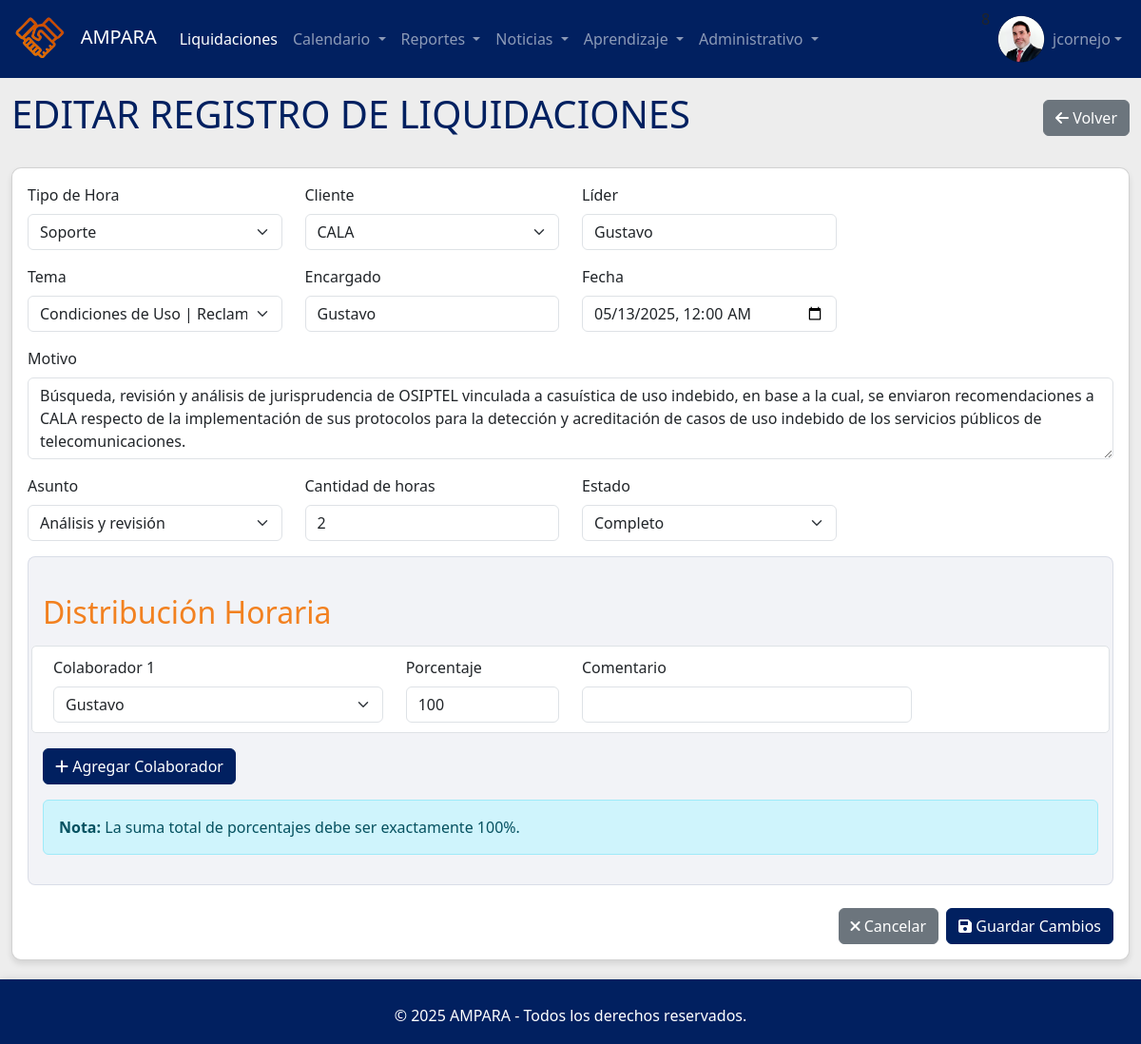
/editar_liquidacion.php?id=5 (signed in), run on the app's committed database.
### tables this page shows
CREATE TABLE `empleado` (
  `idempleado` int(11) NOT NULL,
  `nombres` varchar(100) NOT NULL,
  `paterno` varchar(50) NOT NULL,
  `materno` varchar(50) NOT NULL,
  `nombrecorto` varchar(50) DEFAULT NULL,
  `dni` varchar(10) NOT NULL,
  `nacimiento` date NOT NULL,
  `lugarnacimiento` varchar(100) NOT NULL,
  `domicilio` varchar(150) NOT NULL,
  `estadocivil` varchar(50) NOT NULL,
  `correopersonal` varchar(100) NOT NULL,
  `correocorporativo` varchar(100) NOT NULL,
  `telcelular` varchar(15) NOT NULL,
  `telfijo` varchar(10) NOT NULL,
  `horasmeta` int(11) NOT NULL DEFAULT 30,
  `area` varchar(50) NOT NULL,
  `cargo` varchar(50) NOT NULL,
  `derechohabiente` varchar(50) NOT NULL,
  `cantidadhijos` int(11) NOT NULL,
  `contactoemergencia` varchar(100) NOT NULL,
  `nivelestudios` varchar(50) NOT NULL,
  `regimenpension` varchar(50) NOT NULL,
  `fondopension` varchar(50) NOT NULL,
  `cussp` varchar(50) NOT NULL,
  `modalidad` varchar(50) NOT NULL,
  `rutafoto` varchar(250) NOT NULL,
  `activo` int(11) NOT NULL,
  `editor` int(11) NOT NULL DEFAULT 0,
  `registrado` timestamp NOT NULL DEFAULT current_timestamp(),
  `modificado` timestamp NOT NULL DEFAULT current_timestamp()
);

CREATE TABLE `liquidacion` (
  `idliquidacion` int(11) NOT NULL,
  `fecha` date NOT NULL,
  `asunto` varchar(1500) NOT NULL,
  `tema` int(11) NOT NULL,
  `motivo` mediumtext NOT NULL,
  `tipohora` varchar(45) NOT NULL,
  `acargode` int(11) NOT NULL,
  `lider` int(11) NOT NULL,
  `cantidahoras` int(11) NOT NULL,
  `estado` varchar(50) NOT NULL,
  `idcontratocli` int(11) NOT NULL,
  `idpresupuesto` int(11) NOT NULL,
  `activo` int(11) NOT NULL,
  `editor` int(11) NOT NULL DEFAULT 1,
  `registrado` timestamp NOT NULL DEFAULT current_timestamp(),
  `modificado` timestamp NOT NULL DEFAULT current_timestamp()
);

CREATE TABLE `tema` (
  `idtema` int(11) NOT NULL,
  `descripcion` varchar(500) NOT NULL,
  `idencargado` int(11) DEFAULT NULL,
  `comentario` varchar(500) NOT NULL,
  `activo` int(11) NOT NULL DEFAULT 1,
  `editor` int(11) NOT NULL DEFAULT 1,
  `registrado` int(11) NOT NULL DEFAULT current_timestamp(),
  `modificado` int(11) NOT NULL DEFAULT current_timestamp()
);

### editar_liquidacion.php (the view, shortened to what the rows shown need)
<?php
require_once 'includes/header.php';
require_once 'funciones.php';
$idLiquidacion = $_GET['id'];
$liquidacion = obtenerLiquidacion($idLiquidacion);
$tiposHora = obtenerTiposHora();
$temas = obtenerTemas();
?>
<div class="container-fluid mt-4">
    <div class="d-flex justify-content-between align-items-center mb-4">
        <h1 class="text-primary">EDITAR REGISTRO DE LIQUIDACIONES</h1>
    </div>
    <div class="card">
        <div class="card-body">
            <form id="formLiquidacion" method="POST" action="actualizar_liquidacion.php">
                <div class="row mb-3">
                    <div class="col-md-3">
                        <label for="tipohora" class="form-label">Tipo de Hora</label>
                        <select id="tipohora" name="tipohora" class="form-select" required>
                            <?php foreach ($tiposHora as $tipo): ?>
                                <option value="<?= htmlspecialchars($tipo['tipohora']) ?>"
                                    <?= ($tipo['tipohora'] == $liquidacion['tipohora']) ? 'selected' : '' ?>>
                                    <?= htmlspecialchars($tipo['tipohora']) ?>
                                </option>
                            <?php endforeach; ?>
                        </select>
                    </div>
                    <div class="col-md-3">
                        <label for="cliente" class="form-label">Cliente</label>
                        <select id="cliente" name="cliente" class="form-select" required>
                            <?php
                            $clientesTipoHora = obtenerClientesPorTipoHora($liquidacion['tipohora']);
                            foreach ($clientesTipoHora as $cliente):
                                $parts = explode(' – ', $cliente['CLIENTE']);
                                $nombreCliente = $parts[1] ?? '';
                            ?>
                                <option value="<?= $cliente['idcontratocli'] ?>"
                                    <?= ($cliente['idcontratocli'] == $liquidacion['idcontratocli']) ? 'selected' : '' ?>>
                                    <?= htmlspecialchars($nombreCliente) ?>
                                </option>
                            <?php endforeach; ?>
                        </select>
                    </div>
                    <div class="col-md-3">
                        <label for="lider" class="form-label">Líder</label>
                        <input type="text" id="lider" class="form-control" readonly
                               value="<?= htmlspecialchars(obtenerLiderPorContrato($liquidacion['idcontratocli'])['nombrecorto'] ?? '') ?>">
                    </div>
                </div>
                <div class="row mb-3">
                    <div class="col-md-3">
                        <label for="tema" class="form-label">Tema</label>
                        <select id="tema" name="tema" class="form-select" required>
                            <?php foreach ($temas as $tema): ?>
                                <option value="<?= $tema['idtema'] ?>"
                                    <?= ($tema['idtema'] == $liquidacion['tema']) ? 'selected' : '' ?>>
                                    <?= htmlspecialchars($tema['descripcion']) ?>
                                </option>
                            <?php endforeach; ?>
                        </select>
                    </div>
                    <div class="col-md-3">
                        <label for="encargado" class="form-label">Encargado</label>
                        <input type="text" id="encargado" class="form-control" readonly
                               value="<?= htmlspecialchars(obtenerEncargadoPorTema($liquidacion['tema'])['nombrecorto'] ?? '') ?>">
                    </div>
                    <div class="col-md-3">
                        <label for="fecha" class="form-label">Fecha</label>
                        <input type="datetime-local" id="fecha" name="fecha" class="form-control"
                               value="<?= date('Y-m-d\TH:i', strtotime($liquidacion['fecha'])) ?>" required>
                    </div>
                </div>
                <div class="mb-3">
                    <label for="motivo" class="form-label">Motivo</label>
                    <textarea id="motivo" name="motivo" class="form-control" rows="3" required><?= htmlspecialchars($liquidacion['motivo']) ?></textarea>
                </div>
                <div class="row mb-3">
                    <div class="col-md-3">
                        <label for="asunto" class="form-label">Asunto</label>
                        <select id="asunto" name="asunto" class="form-select" required>
                            <option value="Análisis y revisión" <?= ($liquidacion['asunto'] == 'Análisis y revisión') ? 'selected' : '' ?>>Análisis y revisión</option>
                        </select>
                    </div>
                    <div class="col-md-3">
                        <label for="cantidahoras" class="form-label">Cantidad de horas</label>
                        <input type="number" id="cantidahoras" name="cantidahoras" class="form-control"
                               min="1" value="<?= $liquidacion['cantidahoras'] ?>" required>
                    </div>
                    <div class="col-md-3">
                        <label for="estado" class="form-label">Estado</label>
                        <select id="estado" name="estado" class="form-select" required>
                            <option value="Completo" <?= ($liquidacion['estado'] == 'Completo') ? 'selected' : '' ?>>Completo</option>
                        </select>
                    </div>
                </div>
                <div id="seccionDistribucion" style="<?= ($liquidacion['estado'] == 'Completo') ? '' : 'display: none;' ?>">
                    <h2 class="mt-4 mb-3 text-orange">Distribución Horaria</h2>
                </div>
            </form>
        </div>
    </div>
</div>
<?php require_once 'includes/footer.php'; ?>

### includes/header.php (shortened to what the rows shown need)
<?php
require_once 'conexion.php';
$ruta_foto_usuario = 'img/fotos/empleados/usuario01.png';
$nombre_usuario_display = 'Usuario';
if (isset($_SESSION['idusuario'])) {
    if (isset($_SESSION['nombre_usuario'])) {
        $nombre_usuario_display = htmlspecialchars($_SESSION['nombre_usuario']);
    }
    if (isset($_SESSION['idemp']) && $pdo) {
        try {
            $stmt_foto = $pdo->prepare("SELECT rutafoto FROM empleado WHERE idempleado = :idemp AND activo = 1");
            $stmt_foto->bindParam(':idemp', $_SESSION['idemp']);
            $stmt_foto->execute();
            $empleado_info = $stmt_foto->fetch(PDO::FETCH_ASSOC);
            if ($empleado_info && !empty($empleado_info['rutafoto'])) {
                $ruta_foto_usuario = htmlspecialchars($empleado_info['rutafoto']);
            }
        } catch (PDOException $e) {
            error_log("Error al obtener rutafoto: " . $e->getMessage());
        }
    }
}
?>
<!DOCTYPE html>
<html lang="es">
<head>
    <link href="https://cdn.jsdelivr.net/npm/bootstrap@5.3.0/dist/css/bootstrap.min.css" rel="stylesheet">
    <link rel="stylesheet" href="https://cdnjs.cloudflare.com/ajax/libs/font-awesome/6.0.0/css/all.min.css">
    <link rel="stylesheet" href="https://cdn.datatables.net/1.11.5/css/dataTables.bootstrap5.min.css">
    <link rel="stylesheet" href="css/estilo.css">
</head>
<body>
    <nav class="navbar navbar-expand-lg navbar-dark bg-primary fixed-top">
        <div class="container-fluid">
            <div class="collapse navbar-collapse" id="navbarNavPrincipal">
                <ul class="navbar-nav ms-auto">
                    <?php if (isset($_SESSION['idusuario'])): echo $_SESSION['idemp'];?>
                        <li class="nav-item dropdown">
                            <a class="nav-link dropdown-toggle d-flex align-items-center" href="#" id="navbarDropdownUser" role="button" data-bs-toggle="dropdown" aria-expanded="false">
                                <img  src="<?php echo $ruta_foto_usuario; ?>" alt="Foto de perfil" class="rounded-circle me-2 user-avatar"  style="height: 50px; width: 50px;">
                                <?php echo $nombre_usuario_display; ?>
                            </a>
                        </li>
                    <?php else: ?>
                        <li class="nav-item">
                            <a class="nav-link" href="../login.php">Iniciar Sesión</a>
                        </li>
                    <?php endif; ?>
                </ul>
            </div>
        </div>
    </nav>

### data on the page
empleado: rutafoto (picture)
liquidacion: tipohora "Soporte", cliente "CALA", idcontratocli.nombrecorto "Gustavo", tema "Condiciones de Uso | Reclamos", tema.nombrecorto "Gustavo", fecha "05/13/2025 00:00", motivo "Búsqueda, revisión y análisis de jurisprudencia de OSIPTEL vinculada a casuística de uso indebido, en base a la cual, se enviaron recomendaciones a CALA respecto de la implementación de sus protocolos para la detección y acreditación de casos de uso indebido de los servicios públicos de telecomunicaciones.", asunto "Análisis y revisión", cantidahoras "2", estado "Completo"

### other printed values
$nombre_usuario_display "jcornejo"
form field value "Gustavo"
